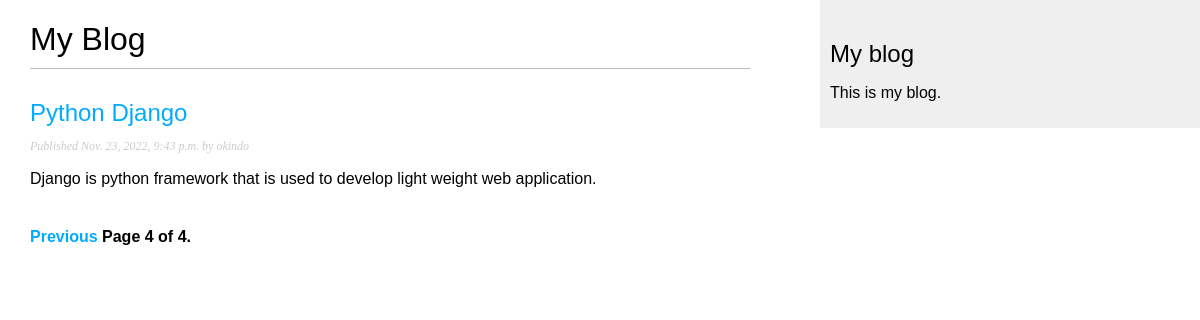
The app's page /blog/?page=4 with its own data.
### blog/models.py (models this page shows, shortened)
class Post(models.Model):
    class Status(models.TextChoices):
        DRAFT = 'DF', 'Draft'
        PUBLISHED = 'PB', 'Published'
    title = models.CharField(max_length=200)
    slug = models.SlugField(max_length=250, unique_for_date='publish')
    author = models.ForeignKey(User,
                               on_delete=models.CASCADE,
                               related_name='blog_posts')
    body = models.TextField()
    publish = models.DateTimeField(default=timezone.now)
    created = models.DateTimeField(auto_now_add=True)
    updated = models.DateTimeField(auto_now=True)
    status = models.CharField(max_length=2,
                              choices=Status.choices,
                              default=Status.DRAFT
                              )
    objects = models.Manager()  # The default manager.
    published = PublishedManager()  # Our custom manager.
    class Meta:
        ordering = ['-publish']
        indexes = [
            models.Index(fields=['-publish'])
        ]
    def get_attribute_url(self):
        return reverse(
            'blog:post_detail',
            args=[
                self.publish.year,
                self.publish.month,
                self.publish.day,
                self.slug
            ]
        )

### blog/views.py (the view)
# urls.py: path('', views.post_list, name='post_list'),
def post_list(request):
    post_list = Post.published.all()
    paginator = Paginator(post_list, 3)
    page_number = request.GET.get('page', 1)
    try:
        posts = paginator.page(page_number)
    except PageNotAnInteger:
        posts = paginator.page(1)
    except EmptyPage:
        posts = paginator.page(paginator.num_pages)
    return render(
        request,
        'blog/post/list.html',
        {'posts': posts}
    )

### blog/models.py (called while the page is built)
    def get_queryset(self):
        return super().get_queryset().filter(status=Post.Status.PUBLISHED)

### blog/templates/blog/post/list.html (shortened to what this page needs)
{% extends 'blog/base.html' %}
{% block content %}
    <h1>My Blog</h1>
    {% for post in posts %}
        <h2>
            <a href="{{ post.get_attribute_url }}">
               {{ post.title }}
            </a>
        </h2>
        <p class="date">
            Published {{ post.publish }} by {{ post.author }}
        </p>
        {{ post.body|truncatewords:30|linebreaks }}
    {% endfor %}
    {% include "pagination.html" with page=posts %}
{% endblock %}

### blog/static/css/blog.css (style rules this page uses)
body { margin:0; padding:0; font-family:helvetica, sans-serif; }
a { color:#00abff; text-decoration:none; }
h1 { font-weight:normal; border-bottom:1px solid #bbb; padding:0 0 10px 0; }
h2 { font-weight:normal; margin:30px 0 0; }
p.date { color:#ccc; font-family: georgia, serif; font-size: 12px; font-style: italic; }

### records on screen
Post: title "Python Django", publish "Nov. 23, 2022, 9:43 p.m.", author "okindo", body "Django is python framework that is used to develop light weight web application."

### other values on screen
{{ page.number }} "4"
{{ page.paginator.num_pages }} "4"
